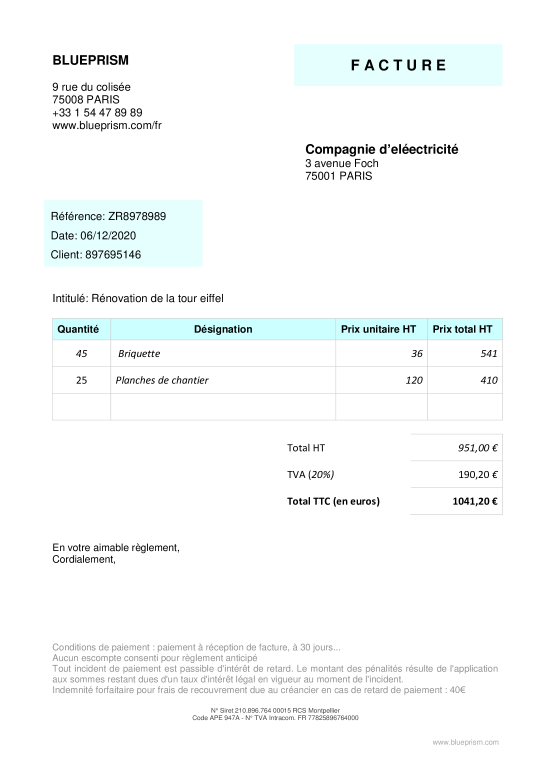
#> input picture Facture.jpg, 1654 x 2339 px, found by its file name (shown at 1/3 size)
$ jupyter execute --allow-errors OCR_with_Tesseract.ipynb   (shell and % lines are left out)
#> lines starting #> are read from the running program, lines starting #| are printed output that depends on the picture; after the words box and inside, x2 and y2 are one past the last pixel; in counts of white or black regions, pixels touching at a corner belong together; pictures that were not available may be replaced by others from this repository, and a replacement may not be noted
<a href="https://colab.research.google.com/github/Bladefinger/Computer-Vision/blob/main/OCR_with_Tesseract.ipynb" target="_parent"></a>

# **Optical Character Recognition (OCR)**

                            OCR
                             |
                      ------- ---------
                      |               |
                Online Text      Offline Text
                                      |
                               ------- ---------
                               |               |
                            Typed Text      Handwritten Text

Dans ce notebook ous allons commencer par faire un premier cas d'utilisations de la librairie pour l'extraction des caractères saisies (cas d'une facture imprimé). Dans un second second temps, nous allons essayer d'extraire les informations manuscrites d'une image. Nous allons Terminer par présenter les avantages et les limites de Tesseract.

---

#####**Brell SANWOUO**

[cell 1]
import asrtoolkit
from asrtoolkit import wer, cer
import cv2
import io
import json
import numpy as np
from fuzzywuzzy import fuzz
from fuzzywuzzy import process
import numpy as np
from PIL import Image
import pytesseract
import sys
from skimage import io as ioski
from skimage.color import rgb2gray
from skimage.transform import rotate, resize
import os
from deskew import determine_skew
from google.cloud import vision
from google.cloud.vision_v1 import types
from dotenv import load_dotenv, find_dotenv
load_dotenv()

####**Cas 1**: extration des **informations** d'une **facture**

[cell 2]
sample_image ="/content/test_images.png"
output_processed = "/content/" + "output_processed.png"
output_deskewed = "/content/" + "output_deskewed.png"
output_no_deskewed = "/content/" + "output_no_deskewed.png"

[cell 3]
outputimage = Image.open('/content/Facture.jpg')
#> outputimage is the input picture: PIL image 1654x2339 RGB; mean R, G, B 248.2, 250.3, 250.2
print(outputimage)
#| <PIL.JpegImagePlugin.JpegImageFile image mode=RGB size=1654x2339 at 0x7F8069D15E90>
outputimage

[cell 4]
print(pytesseract.image_to_string(outputimage))
#> (this line was passed over: pytesseract is not available in this run)

[cell 5]
def RemoveEmptyLines(entree):
    tab = entree.strip()
    tableausansvide = [ x for x in tab.splitlines() if x!='' ]
    res = ''
    for i in range(0, len(tableausansvide)):
        res = res + tableausansvide[i] + '\n'
    return res

def getTextBetween(mainString, startWord, endWord):
    start = mainString.find(startWord) + len(startWord)
    end = mainString.find(endWord)
    return RemoveEmptyLines(mainString[start:end])

def getPosElement(po):
    element = {}
    element['quantite'] = po[0:po.find (' ')].strip()
    po = po[po.find (' '):len(po)]
    element['prixtotht'] = po[po.rfind (' '):len(po)].strip()
    po = po[0:po.rfind (' ')]
    element['prixunitht'] = po[po.rfind (' '):len(po)].strip()
    po = po[0:po.rfind (' ')]
    element['decription'] = po.strip()
    return element

[cell 6]
output = {}
#> (the rest of this cell did not finish here and is left out)

[cell 7]
print (output)

[cell 8]
outputimage = Image.open('/content/test_images.png')
print(outputimage)
#| <PIL.JpegImagePlugin.JpegImageFile image mode=RGB size=1654x2339 at 0x7F8063DFC750>
outputimage

[cell 9]
image = ioski.imread('/content/test_images.png')
grayscale = rgb2gray(image)
#> (the rest of this cell did not finish here and is left out)

[cell 10]
Image.open(output_deskewed)

[cell 11]
def pre_process_image(image):
    """Cette fonction va pré-traiter une image avec CV2 & deskew"""
#> called with image = '/content/output_deskewed.png'
    img = cv2.imread(image)
    img = cv2.resize(img, None, fx=.3, fy=.3) #redimensionner en utilisant les pourcentages
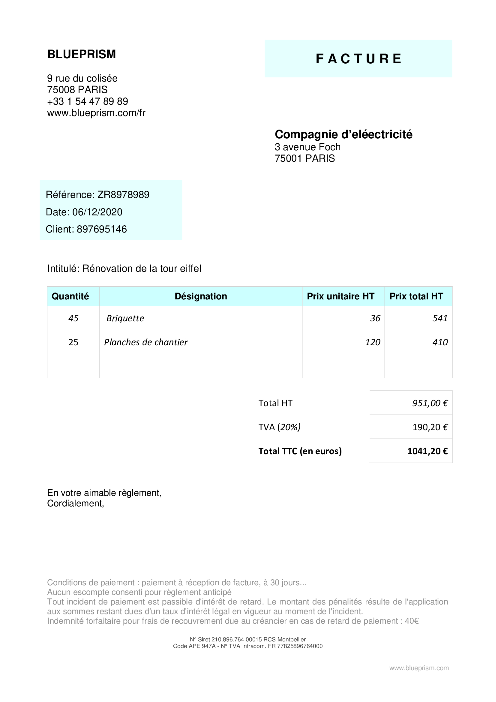
#> img: shape (702, 496, 3); mean B, G, R 250.4, 250.4, 248.3
    img = cv2.cvtColor(img, cv2.COLOR_BGR2RGB) #changer la couleur de l'imager de BGR à RGB
    img = cv2.cvtColor(img, cv2.COLOR_BGR2GRAY) #formater l'image en niveau de gris
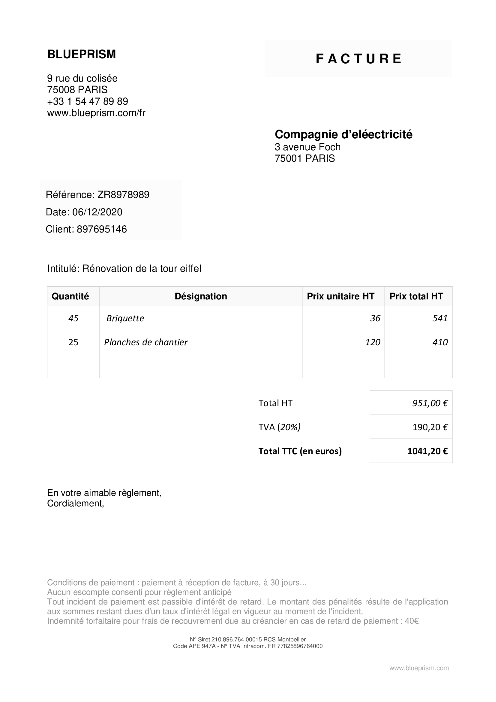
#> img: shape (702, 496); min 0, max 255, mean 250.2
    img = cv2.adaptiveThreshold(img, 255, cv2.ADAPTIVE_THRESH_GAUSSIAN_C, cv2.THRESH_BINARY, 5, 11) # retirer l'arrière plan
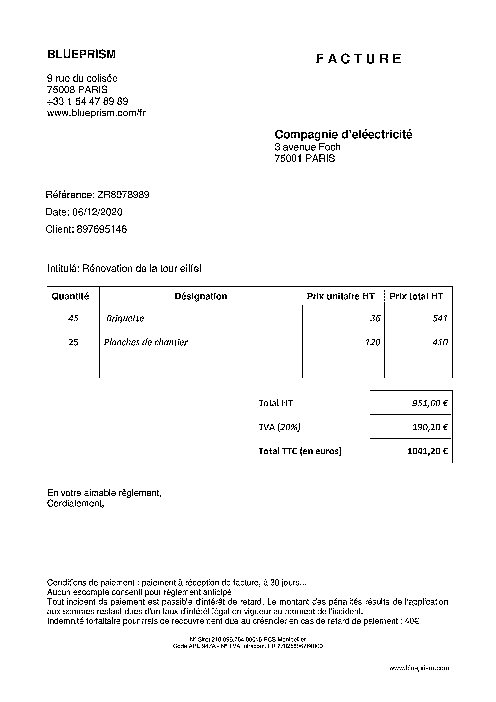
#> img: shape (702, 496); 97.2% white; black in thin lines or dots, all inside (x1, y1, x2, y2) = (46, 49, 453, 672)
    return img

[cell 12]
#Fonction pour redresser l'image
def img_process(image):
    """This function will deskew"""
    cv2output = io.imread(image)
    angle = determine_skew(cv2output)
    print("angle rotation of image",angle)
    rotated = rotate(cv2output, angle, resize=True) * 255
    return rotated

[cell 13]
# Utilisation de la fonction pre_process_image  pour sauvegareder l'image prétraiter
processed_img = pre_process_image(output_deskewed)
cv2.imwrite("output_processed.png",processed_img)
processed_img = pre_process_image(sample_image)
cv2.imwrite("output_no_deskewing.png",processed_img)
#> Out = True
